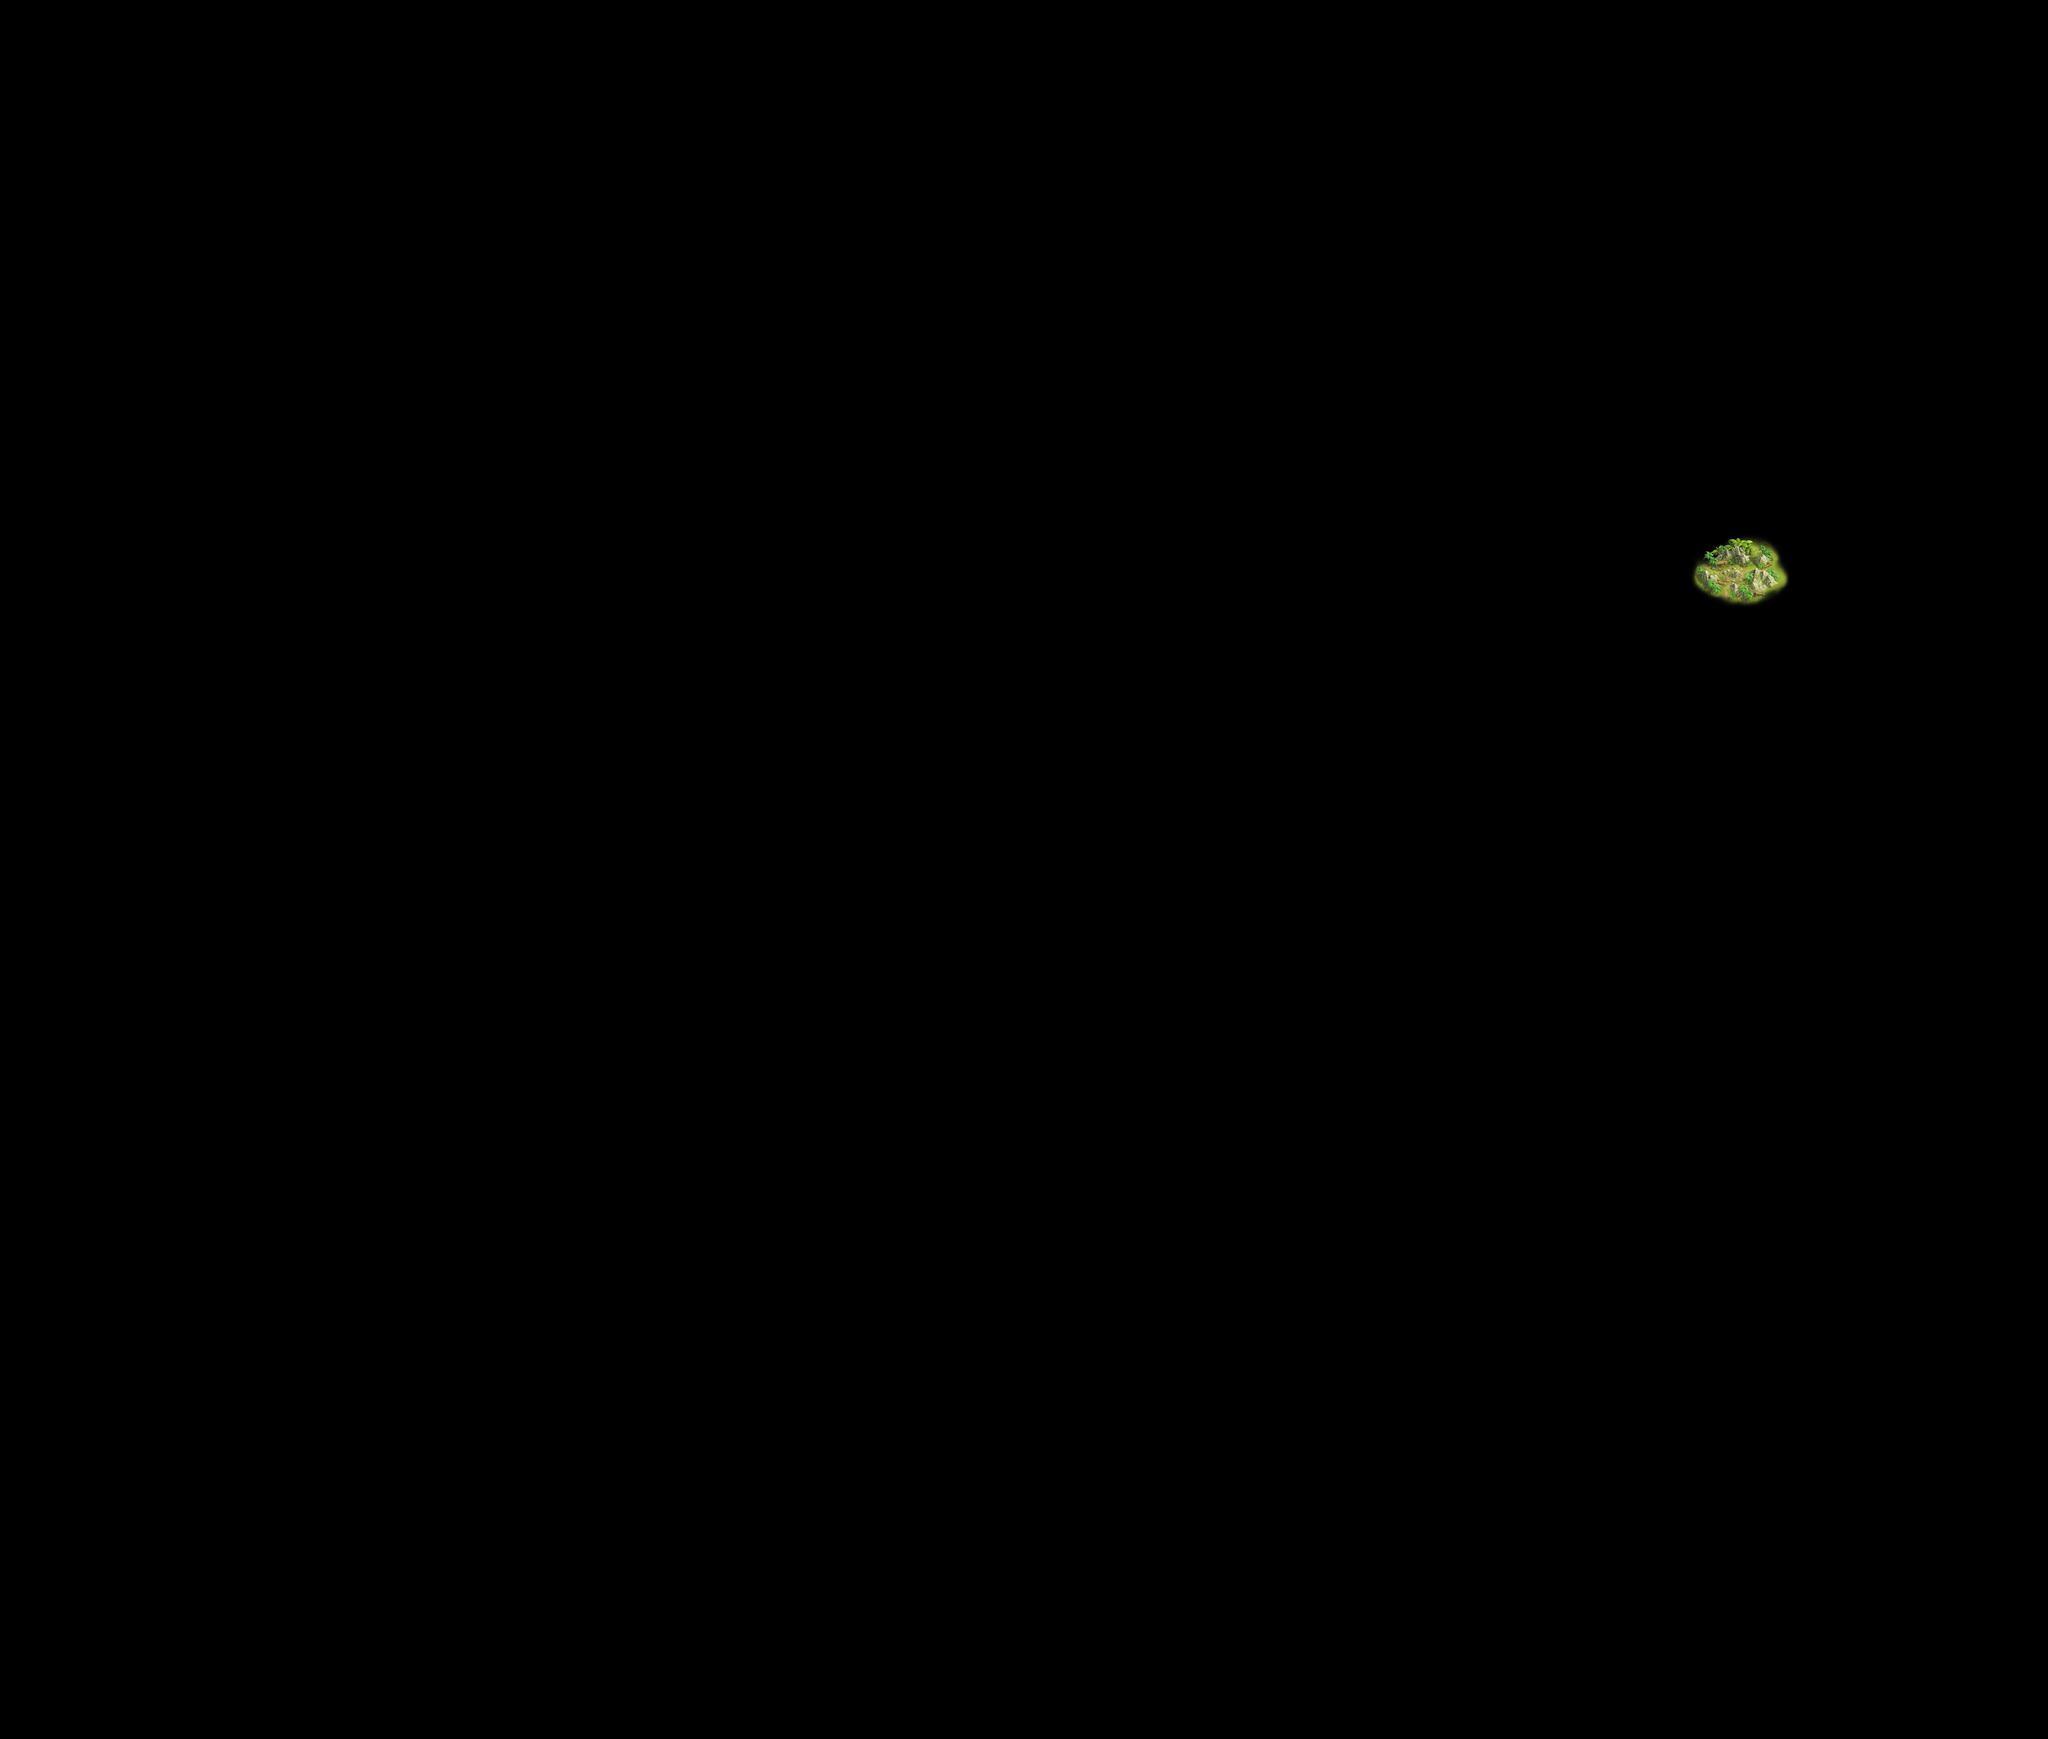

A level layout from a 2D game, rendered from its tile map. Below: a short description, then the map file with tile-grid data replaced by summaries:
An orthogonal 113x96 tile map with 64x64 px tiles, 22 tile layers (sand, grass, snow, ice, ...), 9 hidden layers not drawn, 16 tilesets.

<map height="96" orientation="orthogonal" renderorder="right-down" tileheight="64" tilewidth="64" version="1.0" width="113">
 <tileset firstgid="1" name="port" tileheight="64" tilewidth="64">
  <image height="1664" source="port.png" width="1408" />
 </tileset>
 <tileset firstgid="507" name="relic" tileheight="64" tilewidth="64">
  <image height="640" source="relic.png" width="384" />
 </tileset>
 <tileset firstgid="567" name="ice" tileheight="64" tilewidth="64">
  <image height="1472" source="ice.png" width="2048" />
 </tileset>
 <tileset firstgid="1015" name="new_grass" tileheight="64" tilewidth="64">
  <image height="1472" source="new_grass.png" width="1984" />
 </tileset>
 <tileset firstgid="1542" name="new_land" tileheight="64" tilewidth="64">
  <image height="1472" source="new_land.png" width="1984" />
 </tileset>
 <tileset firstgid="2038" name="new_snow" tileheight="64" tilewidth="64">
  <image height="1472" source="new_snow.png" width="1984" />
 </tileset>
 <tileset firstgid="2534" name="grass_tree" tileheight="64" tilewidth="64">
  <image height="1024" source="grass_tree.png" width="1408" />
 </tileset>
 <tileset firstgid="2732" name="grass_stone" tileheight="64" tilewidth="64">
  <image height="1024" source="grass_stone.png" width="1088" />
 </tileset>
 <tileset firstgid="2885" name="snow_tree" tileheight="64" tilewidth="64">
  <image height="896" source="snow_tree.png" width="576" />
 </tileset>
 <tileset firstgid="3002" name="snow_river" tileheight="64" tilewidth="64">
  <image height="896" source="snow_river.png" width="576" />
 </tileset>
 <tileset firstgid="3110" name="sand_tree" tileheight="64" tilewidth="64">
  <image height="704" source="sand_tree.png" width="1088" />
 </tileset>
 <tileset firstgid="3246" name="sand_stone" tileheight="64" tilewidth="64">
  <image height="704" source="sand_stone.png" width="1088" />
 </tileset>
 <tileset firstgid="3382" name="transition" tileheight="64" tilewidth="64">
  <image height="768" source="transition.png" width="832" />
 </tileset>
 <tileset firstgid="3499" name="grass_mound" tileheight="64" tilewidth="64">
  <image height="832" source="grass_mound.png" width="704" />
 </tileset>
 <tileset firstgid="3631" name="sand_mound" tileheight="64" tilewidth="64">
  <image height="1134" source="sand_mound.png" width="1134" />
 </tileset>
 <tileset firstgid="3733" name="decoration" tileheight="64" tilewidth="64">
  <image height="512" source="decoration.png" width="640" />
 </tileset>
 <layer height="96" name="sand" width="113">
  <properties>
   <property name="picture" value="new_land" />
  </properties>
  <data>[10848 cells, 0 non-empty, 0 distinct tile ids]</data>
 </layer>
 <layer height="96" name="grass" width="113">
  <properties>
   <property name="picture" value="new_grass" />
  </properties>
  <data>[10848 cells, 0 non-empty, 0 distinct tile ids]</data>
 </layer>
 <layer height="96" name="snow" width="113">
  <properties>
   <property name="picture" value="new_snow" />
  </properties>
  <data>[10848 cells, 0 non-empty, 0 distinct tile ids]</data>
 </layer>
 <layer height="96" name="ice" width="113">
  <properties>
   <property name="picture" value="ice" />
  </properties>
  <data>[10848 cells, 0 non-empty, 0 distinct tile ids]</data>
 </layer>
 <layer height="96" name="transition1" width="113">
  <properties>
   <property name="picture" value="transition" />
  </properties>
  <data>[10848 cells, 0 non-empty, 0 distinct tile ids]</data>
 </layer>
 <layer height="96" name="transition2" width="113">
  <properties>
   <property name="picture" value="transition" />
  </properties>
  <data>[10848 cells, 0 non-empty, 0 distinct tile ids]</data>
 </layer>
 <layer height="96" name="transition3" width="113">
  <properties>
   <property name="picture" value="transition" />
  </properties>
  <data>[10848 cells, 0 non-empty, 0 distinct tile ids]</data>
 </layer>
 <layer height="96" name="transition4" width="113">
  <properties>
   <property name="picture" value="transition" />
  </properties>
  <data>[10848 cells, 0 non-empty, 0 distinct tile ids]</data>
 </layer>
 <layer height="96" name="grass_mound" width="113">
  <properties>
   <property name="picture" value="grass_mound" />
  </properties>
  <data>[10848 cells, 0 non-empty, 0 distinct tile ids]</data>
 </layer>
 <layer height="96" name="grass_tree1" width="113">
  <properties>
   <property name="picture" value="grass_tree" />
  </properties>
  <data>[10848 cells, 0 non-empty, 0 distinct tile ids]</data>
 </layer>
 <layer height="96" name="grass_tree2" width="113">
  <properties>
   <property name="picture" value="grass_tree" />
  </properties>
  <data>[10848 cells, 0 non-empty, 0 distinct tile ids]</data>
 </layer>
 <layer height="96" name="grass_stone" width="113">
  <properties>
   <property name="picture" value="grass_stone" />
  </properties>
  <data>[10848 cells, 0 non-empty, 0 distinct tile ids]</data>
 </layer>
 <layer height="96" name="sand_mound" width="113">
  <properties>
   <property name="picture" value="sand_mound" />
  </properties>
  <data>[10848 cells, 0 non-empty, 0 distinct tile ids]</data>
 </layer>
 <layer height="96" name="sand_stone" width="113">
  <properties>
   <property name="picture" value="sand_stone" />
  </properties>
  <data>[10848 cells, 0 non-empty, 0 distinct tile ids]</data>
 </layer>
 <layer height="96" name="sand_tree1" width="113">
  <properties>
   <property name="picture" value="sand_tree" />
  </properties>
  <data>[10848 cells, 0 non-empty, 0 distinct tile ids]</data>
 </layer>
 <layer height="96" name="sand_tree2" width="113">
  <properties>
   <property name="picture" value="sand_tree" />
  </properties>
  <data>[10848 cells, 0 non-empty, 0 distinct tile ids]</data>
 </layer>
 <layer height="96" name="snow_tree1" width="113">
  <properties>
   <property name="picture" value="snow_tree" />
  </properties>
  <data>[10848 cells, 0 non-empty, 0 distinct tile ids]</data>
 </layer>
 <layer height="96" name="snow_tree2" width="113">
  <properties>
   <property name="picture" value="snow_tree" />
  </properties>
  <data>[10848 cells, 0 non-empty, 0 distinct tile ids]</data>
 </layer>
 <layer height="96" name="snow_river" width="113">
  <properties>
   <property name="picture" value="snow_river" />
  </properties>
  <data>[10848 cells, 0 non-empty, 0 distinct tile ids]</data>
 </layer>
 <layer height="96" name="relic" width="113">
  <properties>
   <property name="picture" value="relic" />
  </properties>
  <data>[10848 cells, 29 non-empty, 29 distinct tile ids]</data>
 </layer>
 <layer height="96" name="port" width="113">
  <properties>
   <property name="picture" value="port" />
  </properties>
  <data>[10848 cells, 0 non-empty, 0 distinct tile ids]</data>
 </layer>
 <layer height="96" name="block" opacity="0.4" visible="0" width="113">
  <properties>
   <property name="picture" value="new_grass" />
  </properties>
  <data>[10848 cells, 30 non-empty, 1 distinct tile ids]</data>
 </layer>
 <layer height="96" name="tx_land_lighthouse_01" visible="0" width="113">
  <properties>
   <property name="picture" value="new_grass" />
  </properties>
  <data>[10848 cells, 0 non-empty, 0 distinct tile ids]</data>
 </layer>
 <layer height="96" name="tx_land_lighthouse_02" visible="0" width="113">
  <properties>
   <property name="picture" value="new_grass" />
  </properties>
  <data>[10848 cells, 0 non-empty, 0 distinct tile ids]</data>
 </layer>
 <layer height="96" name="tx_land_fire_1" opacity="0.9" visible="0" width="113">
  <properties>
   <property name="picture" value="new_grass" />
  </properties>
  <data>[10848 cells, 0 non-empty, 0 distinct tile ids]</data>
 </layer>
 <layer height="96" name="tx_land_fire_2" visible="0" width="113">
  <properties>
   <property name="picture" value="new_grass" />
  </properties>
  <data>[10848 cells, 0 non-empty, 0 distinct tile ids]</data>
 </layer>
 <layer height="96" name="tx_land_fire_3" visible="0" width="113">
  <properties>
   <property name="picture" value="new_grass" />
  </properties>
  <data>[10848 cells, 0 non-empty, 0 distinct tile ids]</data>
 </layer>
 <layer height="96" name="tx_land_fire_4" visible="0" width="113">
  <properties>
   <property name="picture" value="new_grass" />
  </properties>
  <data>[10848 cells, 0 non-empty, 0 distinct tile ids]</data>
 </layer>
 <layer height="96" name="tx_land_smog_1" visible="0" width="113">
  <properties>
   <property name="picture" value="new_grass" />
  </properties>
  <data>[10848 cells, 0 non-empty, 0 distinct tile ids]</data>
 </layer>
 <layer height="96" name="tx_land_smog_2" visible="0" width="113">
  <properties>
   <property name="picture" value="new_grass" />
  </properties>
  <data>[10848 cells, 0 non-empty, 0 distinct tile ids]</data>
 </layer>
 <layer height="96" name="decoration" opacity="0.94" width="113">
  <properties>
   <property name="picture" value="decoration" />
  </properties>
  <data>[10848 cells, 0 non-empty, 0 distinct tile ids]</data>
 </layer>
</map>
